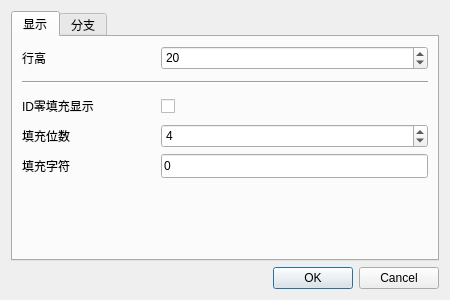
<?xml version="1.0" encoding="UTF-8"?>
<ui version="4.0">
 <class>W_FPT_Config</class>
 <widget class="QDialog" name="W_FPT_Config">
  <property name="geometry">
   <rect>
    <x>0</x>
    <y>0</y>
    <width>450</width>
    <height>300</height>
   </rect>
  </property>
  <property name="windowTitle">
   <string>树设置</string>
  </property>
  <layout class="QVBoxLayout" name="verticalLayout">
   <item>
    <widget class="QTabWidget" name="tabWidget">
     <property name="currentIndex">
      <number>0</number>
     </property>
     <widget class="QWidget" name="tab">
      <attribute name="title">
       <string>显示</string>
      </attribute>
      <layout class="QGridLayout" name="gridLayout" columnstretch="1,2">
       <item row="2" column="0">
        <widget class="QLabel" name="label_6">
         <property name="text">
          <string>ID零填充显示</string>
         </property>
        </widget>
       </item>
       <item row="0" column="1">
        <widget class="QSpinBox" name="spinBox_rowHeight">
         <property name="minimumSize">
          <size>
           <width>0</width>
           <height>24</height>
          </size>
         </property>
         <property name="minimum">
          <number>2</number>
         </property>
         <property name="maximum">
          <number>2000</number>
         </property>
         <property name="value">
          <number>20</number>
         </property>
        </widget>
       </item>
       <item row="3" column="1">
        <widget class="QSpinBox" name="spinBox_zeroFillCount">
         <property name="minimumSize">
          <size>
           <width>0</width>
           <height>24</height>
          </size>
         </property>
         <property name="minimum">
          <number>2</number>
         </property>
         <property name="maximum">
          <number>10</number>
         </property>
         <property name="value">
          <number>4</number>
         </property>
        </widget>
       </item>
       <item row="5" column="1">
        <widget class="QLineEdit" name="lineEdit_zeroFillChar">
         <property name="minimumSize">
          <size>
           <width>0</width>
           <height>24</height>
          </size>
         </property>
         <property name="text">
          <string>0</string>
         </property>
        </widget>
       </item>
       <item row="0" column="0">
        <widget class="QLabel" name="label_3">
         <property name="text">
          <string>行高</string>
         </property>
        </widget>
       </item>
       <item row="6" column="0">
        <spacer name="verticalSpacer">
         <property name="orientation">
          <enum>Qt::Vertical</enum>
         </property>
         <property name="sizeHint" stdset="0">
          <size>
           <width>20</width>
           <height>40</height>
          </size>
         </property>
        </spacer>
       </item>
       <item row="5" column="0">
        <widget class="QLabel" name="label_zeroFillChar">
         <property name="text">
          <string>填充字符</string>
         </property>
        </widget>
       </item>
       <item row="2" column="1">
        <widget class="QCheckBox" name="checkBox_zeroFill">
         <property name="minimumSize">
          <size>
           <width>0</width>
           <height>24</height>
          </size>
         </property>
         <property name="text">
          <string/>
         </property>
        </widget>
       </item>
       <item row="3" column="0">
        <widget class="QLabel" name="label_zeroFillCount">
         <property name="text">
          <string>填充位数</string>
         </property>
        </widget>
       </item>
       <item row="1" column="0" colspan="2">
        <widget class="Line" name="line">
         <property name="minimumSize">
          <size>
           <width>0</width>
           <height>12</height>
          </size>
         </property>
         <property name="orientation">
          <enum>Qt::Horizontal</enum>
         </property>
        </widget>
       </item>
      </layout>
     </widget>
     <widget class="QWidget" name="tab_2">
      <attribute name="title">
       <string>分支</string>
      </attribute>
      <layout class="QVBoxLayout" name="verticalLayout_3">
       <item>
        <layout class="QHBoxLayout" name="horizontalLayout" stretch="1,2">
         <property name="leftMargin">
          <number>7</number>
         </property>
         <property name="bottomMargin">
          <number>6</number>
         </property>
         <item>
          <widget class="QLabel" name="label">
           <property name="text">
            <string>当前分支模式</string>
           </property>
          </widget>
         </item>
         <item>
          <widget class="QComboBox" name="comboBox_sortType">
           <property name="minimumSize">
            <size>
             <width>0</width>
             <height>26</height>
            </size>
           </property>
          </widget>
         </item>
        </layout>
       </item>
       <item>
        <widget class="QGroupBox" name="groupBox_3">
         <property name="title">
          <string>ID分支</string>
         </property>
         <layout class="QGridLayout" name="gridLayout_4" columnstretch="1,2">
          <item row="0" column="1">
           <widget class="QSpinBox" name="spinBox_pageContainCount">
            <property name="minimumSize">
             <size>
              <width>0</width>
              <height>24</height>
             </size>
            </property>
            <property name="minimum">
             <number>2</number>
            </property>
            <property name="maximum">
             <number>2000</number>
            </property>
            <property name="value">
             <number>30</number>
            </property>
           </widget>
          </item>
          <item row="0" column="0">
           <widget class="QLabel" name="label_2">
            <property name="text">
             <string>每页条数</string>
            </property>
           </widget>
          </item>
         </layout>
        </widget>
       </item>
       <item>
        <layout class="QVBoxLayout" name="verticalLayout_mode">
         <property name="bottomMargin">
          <number>5</number>
         </property>
        </layout>
       </item>
       <item>
        <spacer name="verticalSpacer_2">
         <property name="orientation">
          <enum>Qt::Vertical</enum>
         </property>
         <property name="sizeHint" stdset="0">
          <size>
           <width>20</width>
           <height>40</height>
          </size>
         </property>
        </spacer>
       </item>
      </layout>
     </widget>
    </widget>
   </item>
   <item>
    <widget class="QDialogButtonBox" name="buttonBox">
     <property name="orientation">
      <enum>Qt::Horizontal</enum>
     </property>
     <property name="standardButtons">
      <set>QDialogButtonBox::Cancel|QDialogButtonBox::Ok</set>
     </property>
    </widget>
   </item>
  </layout>
 </widget>
 <resources/>
 <connections>
  <connection>
   <sender>buttonBox</sender>
   <signal>rejected()</signal>
   <receiver>W_FPT_Config</receiver>
   <slot>reject()</slot>
   <hints>
    <hint type="sourcelabel">
     <x>345</x>
     <y>303</y>
    </hint>
    <hint type="destinationlabel">
     <x>286</x>
     <y>274</y>
    </hint>
   </hints>
  </connection>
 </connections>
</ui>
